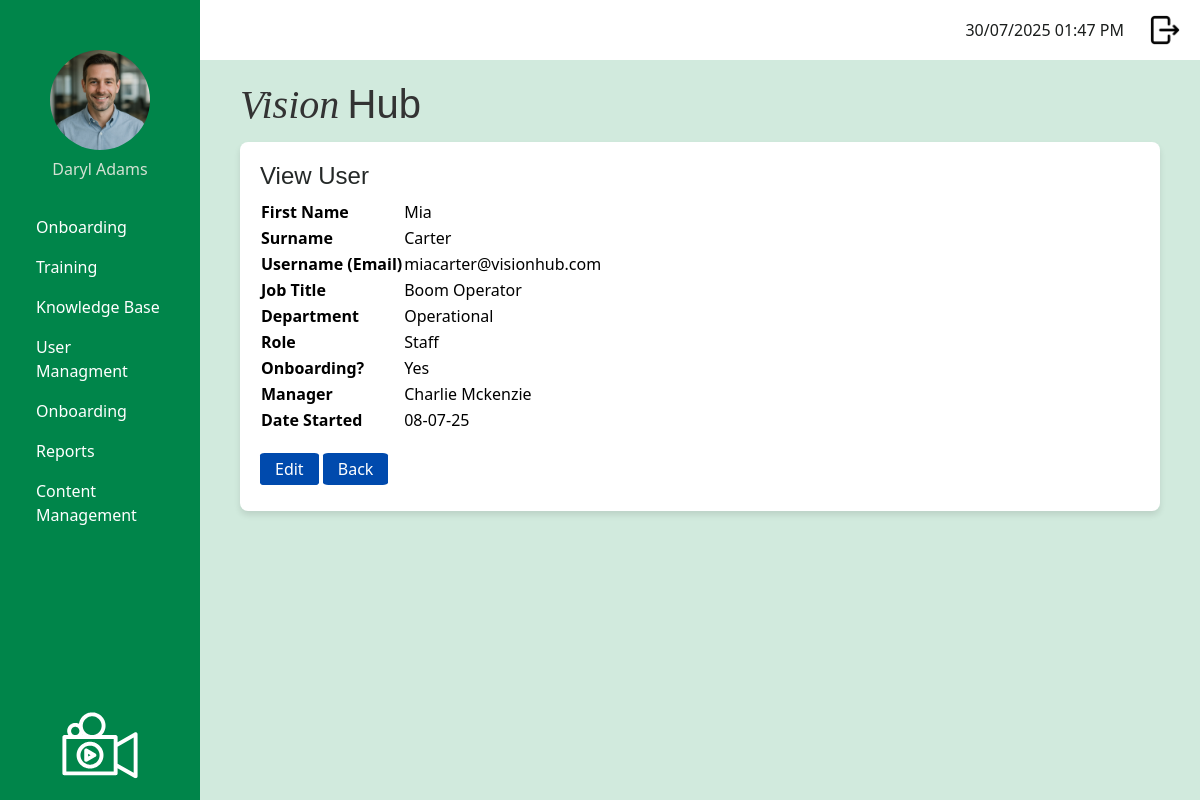
The page /admin/view_user/3 (signed in) on the database its author committed.
### app/models.py (models this page shows, shortened)
class User(UserMixin, db.Model):
    __tablename__ = 'user'
    id: so.Mapped[int] = so.mapped_column(primary_key = True)
    username: so.Mapped[str] = so.mapped_column(
        sa.String(120),
        index = True,
        unique = True
    )
    first_name: so.Mapped[str] = so.mapped_column(
        sa.String(50),
        index = True
    )
    surname: so.Mapped[str] = so.mapped_column(
        sa.String(50),
        index = True
    )
    job_title: so.Mapped[str] = so.mapped_column(
        sa.String(50),
        index = True
    )
    password_hash: so.Mapped[str] = so.mapped_column(
        sa.String(256)
    )
    is_onboarding: so.Mapped[bool] = so.mapped_column(
        default = False   # Default: Not onboarding
    )
    dateStarted: so.Mapped[datetime] = so.mapped_column(
        index=True,
        default = lambda:
            datetime.now(timezone.utc)
    )
    google_email: so.Mapped[Optional[str]] = so.mapped_column(
        sa.String(120),
        unique = True,
        nullable = True
    )
    profile_photo: so.Mapped[Optional[str]] = so.mapped_column(
        sa.String(120),
        nullable = True,
        default = 'profileDefault.png'
    )
    manager_id: so.Mapped[Optional[int]] = so.mapped_column(
        sa.ForeignKey('user.id'),
        nullable = True
    )
    manager: so.Mapped[Optional['User']] = so.relationship(
        'User',
        remote_side=[id],
        back_populates = 'manages'
    )
    manages: so.Mapped[List['User']] = so.relationship(
        'User',
        back_populates = 'manager'
    )
    role_id: so.Mapped[int] = so.mapped_column(
        sa.ForeignKey('role.id')
    )
    role: so.Mapped['Role'] = so.relationship(
        'Role',
        back_populates = 'users'
    )
    department_id: so.Mapped[int] = so.mapped_column(
        sa.ForeignKey('department.id')
    )
    department: so.Mapped['Department'] = so.relationship(
        'Department',
        back_populates = 'users'
    )
    module_progress: so.Mapped[List['UserModuleProgress']] = so.relationship(
        'UserModuleProgress', back_populates = 'user'
    )
    onboarding_path_id: so.Mapped[int] = so.mapped_column(
        sa.ForeignKey('onboarding_path.id'),
        nullable = True
    )
    onboarding_path: so.Mapped['OnboardingPath'] = so.relationship(
        'OnboardingPath'
    )

class Department(db.Model):
    __tablename__ = 'department'
    id: so.Mapped[int] = so.mapped_column(
        primary_key = True
    )
    department_name: so.Mapped[str] = so.mapped_column(
        sa.String(20),
        index = True,
        unique = True
    )
    users: so.Mapped[List['User']] = so.relationship(
        'User',
        back_populates = 'department'
    )

class Role(db.Model):
    __tablename__ = 'role'
    id: so.Mapped[int] = so.mapped_column(primary_key=True)
    role_name: so.Mapped[str] = so.mapped_column(
        sa.String(20),
        index = True,
        unique = True
    )
    users: so.Mapped[list['User']] = so.relationship(
        'User', back_populates = 'role'
    )

### app/admin/routes.py (the view)
@app.route('/admin/view_user/<int:user_id>', methods=['GET'])
@login_required
def view_user(user_id):
    if current_user.role.role_name != "admin":
        return redirect(url_for('logout'))
    user = User.query.get_or_404(user_id)
    return render_template(
        'admin/viewUser.html',
        title='View User',
        user=user,
    )

### app/models.py (called while the page is built)
@login.user_loader
def load_user(id):
    return db.session.get(User, int(id))

### app/templates/admin/viewUser.html
{% extends "base.html" %}
{% block content %}
<html>
    <body>
        <h1 class="page-title">View User</h1>
        <div>
            <table class="user-table" style="max-width:600px; margin-bottom:1.5rem;">
                <tr><th>First Name</th>   <td>{{ user.first_name|title }}</td></tr>
                <tr><th>Surname</th>      <td>{{ user.surname|title }}</td></tr>
                <tr><th>Username (Email)</th> <td>{{ user.username }}</td></tr>
                <tr><th>Job Title</th>    <td>{{ user.job_title|title }}</td></tr>
                <tr><th>Department</th>   <td>{{ user.department.department_name|title }}</td></tr>
                <tr><th>Role</th>         <td>{{ user.role.role_name|title }}</td></tr>
                <tr><th>Onboarding?</th>  <td>{{ 'Yes' if user.is_onboarding else 'No' }}</td></tr>
                {% if user.manager %}
                <tr><th>Manager</th>      <td>{{ user.manager.first_name|title }} {{ user.manager.surname|title }}</td></tr>
                {% endif %}
                <tr><th>Date Started</th> <td>{{ user.dateStarted.strftime('%d-%m-%y') }}</td></tr>
            </table>
            <div class="button-container-form">
                <a class="dark-blue-button" href="{{ url_for('edit_user', user_id=user.id) }}">Edit</a>
                <a class="dark-blue-button" href="{{ url_for('manage_users') }}">Back</a>
            </div>
        </div>
    </body>
</html>
{% endblock %}

### app/templates/base.html (shortened to what this page needs)
<!doctype html>
<html>
    <head>
            <link
            href="{{ url_for('static', filename='css/bootstrap.min.css') }}"
            rel="stylesheet"/>
            <link href="{{ url_for('static', filename='css/stylesheet.css') }}" rel="stylesheet"/>
        </head>
    <body>
         <div class="sidebar">
            <div class="profile-container">
                <form id="photoForm"
                    action="{{ url_for('update_profile_photo') }}"
                    method="POST"
                    enctype="multipart/form-data"
                    style="display:inline;">
                <img src="{{ url_for('static',
                                    filename='images/profilePhoto/'
                                        ~ (current_user.profile_photo or 'profileDefault.png')) }}"
                    id="profilePicture"
                    class="profilePicture"
                    alt="Click to change photo"
                    style="cursor:pointer; width:100px; height:100px;
                            object-fit:cover; border-radius:50%;">
                </form>
                <h5 class="profile-photo-text">{{ current_user.first_name|title }} {{ current_user.surname|title }}</h5>
            </div>
            <nav class="nav flex-column sideNavLink-container">
                {% if current_user.role.role_name == 'admin' %}
                    <a class="nav-link" href="#">Onboarding</a>
                    <a class="nav-link" href="{{ url_for('manage_training_modules') }}">Training</a>
                    <a class="nav-link" href="#">Knowledge Base</a>
                    <a class="nav-link" href="{{ url_for('manage_users') }}">User Managment</a>
                    <a class="nav-link" href="#">Onboarding</a>
                    <a class="nav-link" href="#">Reports</a>
                    <a class="nav-link" href="#">Content Management</a>
                    {% elif current_user.role.role_name == 'manager' %}
                    <a class="nav-link" href="#">Onboarding</a>
                    <a class="nav-link" href="#">Training</a>
                    <a class="nav-link" href="#">Reports</a>
                    {% elif current_user.role.role_name == 'staff' %}
                    <a class="nav-link" href="#">Onboarding</a>
                    <a class="nav-link" href="{{ url_for('training_dashboard') }}">Training</a>
                {% endif %}
            </nav>
            <img src="{{ url_for('static', filename='images/logoImageWhite.svg') }}" class="sidebarLogo">
        </div>
         <div class="top-bar">
            <div class="d-flex align-items-center">
                <span class="me-3" id="clock"></span>
                <a href="{{ url_for('logout') }}" class="logout-link">
                    <img src="{{ url_for('static', filename='images/logout.png') }}" class="logout-image">
                </a>
            </div>
        </div>
        <div class="logo-name-container">
            <h2 class="logo-text">
                <span class="logo-vision">Vision</span>
                <span class="logo-hub">Hub</span>
            </h2>
        </div>
        <div class="content">
            {% block content %}
            {% endblock %}
        </div>
    </body>
</html>

### app/static/css/stylesheet.css (style rules this page uses)
body { color: #000000; background-color: #d1eadd ; }
.logo-name-container { display: flex; align-items: baseline; margin-left: 240px; margin-top: 20px; margin-bottom: 5px; gap: 2rem; color: #333; }
.logo-vision { font-family: 'Playfair Display', serif; font-weight: 450; font-style: italic; font-size: 2.5rem; }
.logo-hub { font-family: 'Montserrat', sans-serif; font-weight: 200; font-size: 2.5rem; margin-left: 0; }
.sidebar { background-color: #00854a; color: white; font-size: 1rem; font-weight: 400; height: 100vh; position: fixed; width: 200px; padding: 20px; display: flex; flex-direction: column; justify-content: space-between; text-align: left }
.profile-photo-text { font-size: 1rem; font-weight: 200; color: rgb(211, 225, 211); text-align: center; }
.sidebarLogo { max-width: 100%; width: 120px; height: auto; display: block; margin: 0 auto; margin-top: auto; }
.profilePicture { display: block; margin: 30px auto 10px auto; border-radius: 50%; width: 80px; height: 80px; object-fit: cover; }
.sideNavLink-container { margin-top: 20px; }
.nav-link { border-radius: 0.5rem; color: white; }
.top-bar { background-color: white; height: 60px; padding: 10px 20px; margin-left: 200px; display: flex; justify-content: flex-end; align-items: center; }
.logout-image { width: 30px; height: 30px; object-fit: cover; margin-left: 10px; }
#clock { color: #1a1d1c; margin-right: 20px; }
.dark-blue-button { background-color: #004AAD; color: white; padding: 5px 15px; border-radius: 8%; text-decoration: none; margin: auto; font-size: 1rem; line-height: 1.2; border: none; box-shadow: none; }
.button-container-form { display: inline-block; margin-bottom: 10px; margin-top: 0px; }
.content { background-color: white; border-radius: 8px; margin-left: 240px; padding: 20px; box-shadow: 0 4px 6px rgba(0, 0, 0, 0.1); max-width: calc(100% - 240px - 40px); }
.page-title { font-family: 'Montserrat', sans-serif; font-size: 1.5rem; font-weight: 200; color: #242827; }

### rows shown on the page
User: profile_photo (picture), first_name "Daryl", surname "Adams"
User: first_name "Mia", surname "Carter", username "miacarter@visionhub.com", job_title "Boom Operator", is_onboarding "Yes", dateStarted "08-07-25"
Department: department.department_name "Operational"
Role: role.role_name "Staff"
User: manager.first_name "Charlie", manager.surname "Mckenzie"
